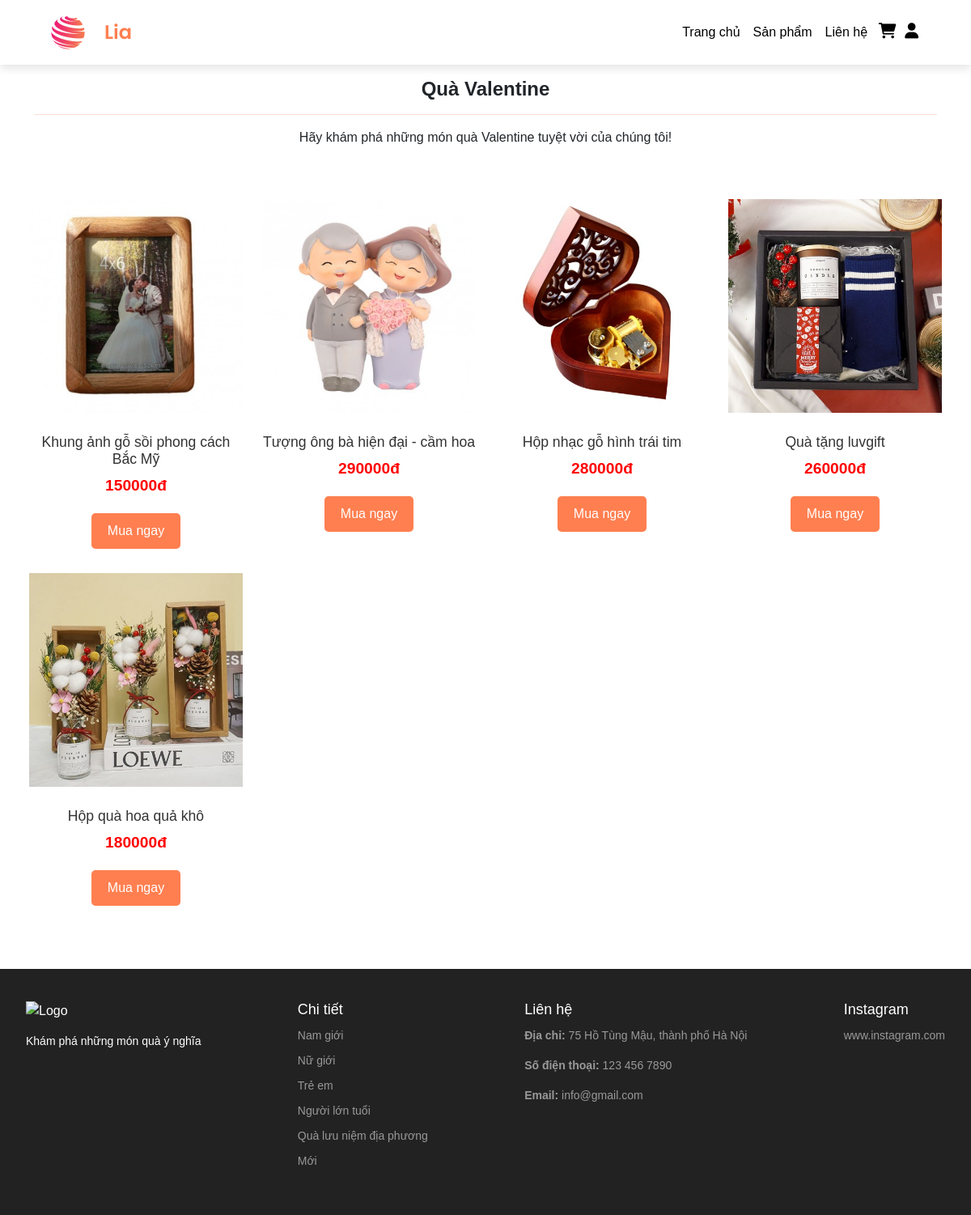
Page /Project/valentine.php on the committed database.
### tables this page shows
CREATE TABLE `products` (
  `product_id` int(11) NOT NULL,
  `product_name` varchar(100) NOT NULL,
  `product_supplier` varchar(255) DEFAULT NULL,
  `product_stock` int(11) DEFAULT 0,
  `product_category` varchar(100) NOT NULL,
  `product_description` varchar(255) NOT NULL,
  `product_image1` varchar(255) NOT NULL,
  `product_image` varchar(255) NOT NULL,
  `product_image2` varchar(255) NOT NULL,
  `product_image3` varchar(255) NOT NULL,
  `product_image4` varchar(255) NOT NULL,
  `product_price` decimal(10,0) NOT NULL
);

### Project/valentine.php (the view)
<?php
include('server/connection.php');
$category = isset($_GET['category']) ? $_GET['category'] : 'Quà valentine';
$stmt = $conn->prepare("SELECT * FROM products WHERE product_category = ?");
$stmt->bind_param("s", $category);
$stmt->execute();
$valentine_products = $stmt->get_result();
?>
<?php include('layout/header.php'); ?>
    <section id="valentine" class="my-5 pd-5">
        <div class="container text-center mt-5 py-5">
            <h3 style="font-family: 'Arial'; font-weight: 700;">Quà Valentine</h3>
            <hr style="color:coral">
            <p>Hãy khám phá những món quà Valentine tuyệt vời của chúng tôi!</p>
        </div>
        <div class="row mx-auto container-fluid">
            <?php if ($valentine_products->num_rows > 0) : ?>
                <?php while ($row = $valentine_products->fetch_assoc()) : ?>
                    <div class="product col-lg-3 col-md-4 col-sm-12">
                        <img class="img-fluid mb-3" src="assets/img/<?php echo $row['product_image'];?>"/>
                        <h5 class="p-name"><?php echo $row['product_name'];?></h5>
                        <h4 class="p-price"><?php echo $row['product_price'];?>đ</h4>
                        <a href="<?php echo "chitietsp.php?product_id=". $row['product_id'];?>"><button class="buy-btn">Mua ngay</button></a>
                    </div>
                <?php endwhile; ?>
            <?php else : ?>
                <p class="text-center">Hiện tại chưa có sản phẩm nào thuộc danh mục này.</p>
            <?php endif; ?>
        </div>
    </section>
    <?php include('layout/footer.php'); ?>

### Project/assets/css/Style.css (style rules this page uses)
* { margin: 0; padding:0; box-sizing: border-box; }
body { font-family: arial, sans-serif; }
h3 { font-size: 1.5rem; font-weight: 800; }
h4 { font-size: 1.2rem; font-weight: 600; }
h5 { font-size: 1rem; font-weight: 400; }
* { margin: 0; padding: 0; box-sizing: border-box; }
#valentine .buy-btn { padding: 10px 20px; font-size: 1rem; border: none; background-color: coral; color: white; cursor: pointer; margin-top: 15px; border-radius: 5px; }
#valentine .product { text-align: center; margin-bottom: 30px; }
#valentine .p-name, #valentine .p-price { text-align: center; display: block; margin-top: 10px; }
#valentine .p-name { font-size: 1.1rem; color: #333; }
#valentine .p-price { font-size: 1.2rem; color: red; }

### rows in the picture
products: product_image (picture), product_name "Khung ảnh gỗ sồi phong cách Bắc Mỹ", product_price "150000"
products: product_image (picture), product_name "Tượng ông bà hiện đại - cầm hoa", product_price "290000"
products: product_image (picture), product_name "Hộp nhạc gỗ hình trái tim", product_price "280000"
products: product_image (picture), product_name "Quà tặng luvgift", product_price "260000"
products: product_image (picture), product_name "Hộp quà hoa quả khô", product_price "180000"
